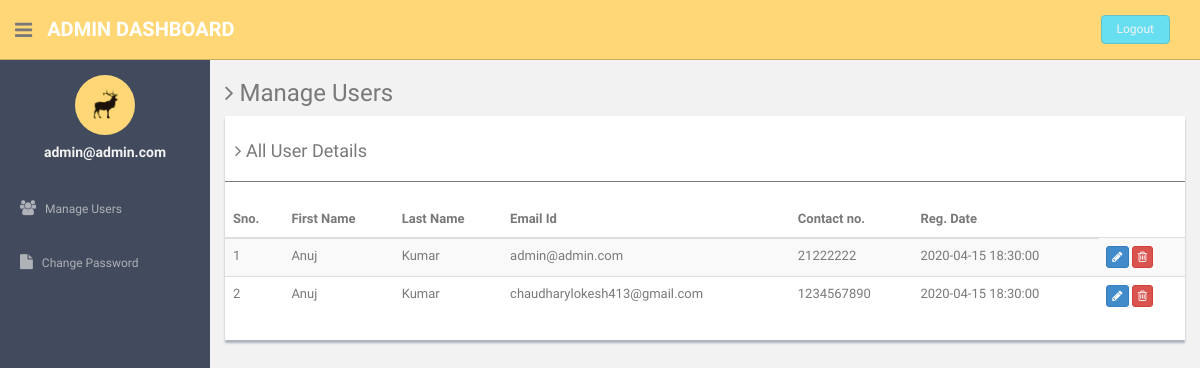
The page /admin/manage-users.php (signed in) on the database its author committed.
### tables this page shows
CREATE TABLE `users` (
  `id` int(11) NOT NULL,
  `fname` varchar(255) DEFAULT NULL,
  `lname` varchar(255) DEFAULT NULL,
  `email` varchar(255) DEFAULT NULL,
  `password` varchar(300) DEFAULT NULL,
  `contactno` varchar(11) DEFAULT NULL,
  `posting_date` timestamp NOT NULL DEFAULT current_timestamp()
);

### admin/manage-users.php (the view, shortened to what this page needs)
<?php
include'dbconnection.php';
if (strlen($_SESSION['id']==0)) {
  header('location:logout.php');
  } else{
?><!DOCTYPE html>
<html lang="en">
  <head>
    <link href="assets/css/bootstrap.css" rel="stylesheet">
    <link href="assets/font-awesome/css/font-awesome.css" rel="stylesheet" />
    <link href="assets/css/style.css" rel="stylesheet">
    <link href="assets/css/style-responsive.css" rel="stylesheet">
  </head>
  <body>
  <section id="container" >
      <header class="header black-bg">
              <div class="sidebar-toggle-box">
                  <div class="fa fa-bars tooltips" data-placement="right" data-original-title="Toggle Navigation"></div>
              </div>
            <a href="#" class="logo"><b>Admin Dashboard</b></a>
            <div class="top-menu">
            	<ul class="nav pull-right top-menu">
                    <li><a class="logout" href="logout.php">Logout</a></li>
            	</ul>
            </div>
        </header>
      <aside>
          <div id="sidebar"  class="nav-collapse ">
              <ul class="sidebar-menu" id="nav-accordion">
              	  <p class="centered"><a href="#"><img src="assets/img/ui-sam.jpg" class="img-circle" width="60"></a></p>
              	  <h5 class="centered"><?php echo $_SESSION['login'];?></h5>
                  <li class="mt">
                      <a href="manage-users.php" >
                          <i class="fa fa-users"></i>
                          <span>Manage Users</span>
                      </a>
                  </li>
                  <li class="sub-menu">
                      <a href="change-password.php">
                          <i class="fa fa-file"></i>
                          <span>Change Password</span>
                      </a>
                  </li>
              </ul>
          </div>
      </aside>
      <section id="main-content">
          <section class="wrapper">
          	<h3><i class="fa fa-angle-right"></i> Manage Users</h3>
				<div class="row">
                  <div class="col-md-12">
                      <div class="content-panel">
                          <table class="table table-striped table-advance table-hover">
	                  	  	  <h4><i class="fa fa-angle-right"></i> All User Details </h4>
	                  	  	  <hr>
                              <thead>
                              <tr>
                                  <th>Sno.</th>
                                  <th class="hidden-phone">First Name</th>
                                  <th> Last Name</th>
                                  <th> Email Id</th>
                                  <th>Contact no.</th>
                                  <th>Reg. Date</th>
                              </tr>
                              </thead>
                              <tbody>
                              <?php $ret=mysqli_query($con,"select * from users");
							  $cnt=1;
							  while($row=mysqli_fetch_array($ret))
							  {?>
                              <tr>
                              <td><?php echo $cnt;?></td>
                                  <td><?php echo $row['fname'];?></td>
                                  <td><?php echo $row['lname'];?></td>
                                  <td><?php echo $row['email'];?></td>
                                  <td><?php echo $row['contactno'];?></td>  <td><?php echo $row['posting_date'];?></td>
                                  <td>
                                     <a href="update-profile.php?uid=<?php echo $row['id'];?>">
                                     <button class="btn btn-primary btn-xs"><i class="fa fa-pencil"></i></button></a>
                                     <a href="manage-users.php?id=<?php echo $row['id'];?>">
                                     <button class="btn btn-danger btn-xs" onClick="return confirm('Do you really want to delete');"><i class="fa fa-trash-o "></i></button></a>
                                  </td>
                              </tr>
                              <?php $cnt=$cnt+1; }?>
                              </tbody>
                          </table>
                      </div>
                  </div>
              </div>
		</section>
      </section
  ></section>
  </body>
</html>
<?php } ?>

### admin/assets/css/style.css (style rules this page uses)
body { color: #797979; background: #f2f2f2; font-family: 'Ruda', sans-serif; padding: 0px !important; margin: 0px !important; font-size:13px; }
ul li { list-style: none; }
a, a:hover, a:focus { text-decoration: none; outline: none; }
#container { width: 100%; height: 100%; }
hr { margin-top: 20px; margin-bottom: 20px; border: 0; border-top: 1px solid #797979; }
.centered { text-align: center; }
.mt { margin-top: 25px; }
ul.top-menu > li > .logout { color: #f2f2f2; font-size: 12px; border-radius: 4px; -webkit-border-radius: 4px; border: 1px solid #64c3c2 !important; padding: 5px 15px; margin-right: 15px; background: #68dff0; margin-top: 15px; }
#sidebar { width: 210px; height: 100%; position: fixed; background: #424a5d; }
#sidebar h5 { color: #f2f2f2; font-weight: 700; }
#sidebar ul li { position: relative; }
ul.sidebar-menu , ul.sidebar-menu li ul.sub { margin: -2px 0 0; padding: 0; }
ul.sidebar-menu { margin-top: 75px; }
ul.sidebar-menu li { margin-bottom: 5px; margin-left:10px; margin-right:10px; }
ul.sidebar-menu li.sub-menu { line-height: 15px; }
ul.sidebar-menu li a span { display: inline-block; }
ul.sidebar-menu li a { color: #aeb2b7; text-decoration: none; display: block; padding: 15px 0 15px 10px; font-size: 12px; outline: none; -webkit-transition: all 0.3s ease; -moz-transition: all 0.3s ease; -o-transition: all 0.3s ease; -ms-transition: all 0.3s ease; transition: all 0.3s ease; }
ul.sidebar-menu li a i { font-size: 15px; padding-right: 6px; }
#main-content { margin-left: 210px; }
.header, .footer { min-height: 60px; padding: 0 15px; }
.header { position: fixed; left: 0; right: 0; z-index: 1002; }
.black-bg { background: #ffd777; border-bottom: 1px solid #c9aa5f; }
.wrapper { display: inline-block; margin-top: 60px; padding-left: 15px; padding-right: 15px; padding-bottom: 15px; padding-top: 0px; width: 100%; }
a.logo { font-size: 20px; color: #ffffff; float: left; margin-top: 15px; text-transform: uppercase; }
a.logo b { font-weight: 900; }
#top_menu .nav > li, ul.top-menu > li { float: left; }
ul.top-menu > li > a { color: #666666; font-size: 16px; border-radius: 4px; -webkit-border-radius: 4px; border:1px solid #666666 !important; padding: 2px 6px; margin-right: 15px; }
.sidebar-toggle-box { float: left; padding-right: 15px; margin-top: 20px; }
.sidebar-toggle-box .fa-bars { cursor: pointer; display: inline-block; font-size: 20px; }
.content-panel { background: #ffffff; box-shadow: 0px 3px 2px #aab2bd; padding-top: 15px; padding-bottom: 5px; }
.content-panel h4 { margin-left: 10px; }

### rows shown on the page
users: fname "Anuj", lname "Kumar", email "admin@admin.com", contactno "21222222", posting_date "2020-04-15 18:30:00"
users: fname "Anuj", lname "Kumar", email "chaudharylokesh413@gmail.com", contactno "1234567890", posting_date "2020-04-15 18:30:00"

### other values the page prints
$_SESSION['login'] "admin@admin.com"
